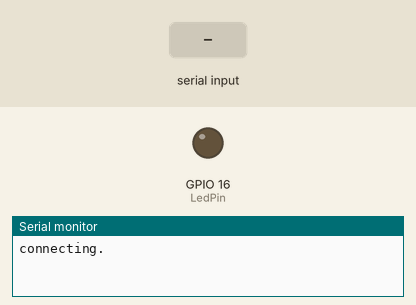
This sketch was run on a simulated ESP8266 (NodeMCU). Shown: output pins drawn as LEDs (lit = HIGH), the last lines printed to the serial monitor. The inputs (shaded band) are chosen by the test bench. WiFi joins after 1.5 s; servers stay silent unless stated; the Firebase database answers and starts empty.

Above: at 0.1 s.
At 2.7 s:
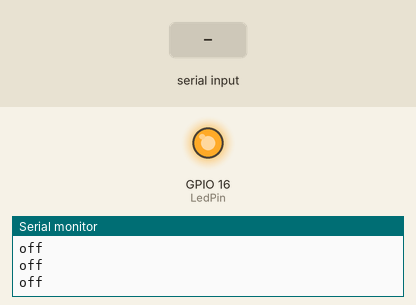
2.8 s: "t" received over Serial
5.3 s: "90,45\n" received over Serial
Timing chart, 0 to 8.3 s (numbered marks = the images above; inputs shaded):
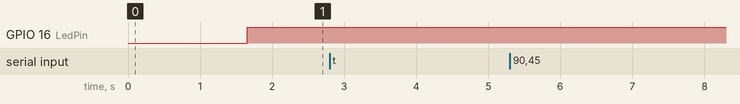

The sketch:

ESP_Receber-Firebase.ino
```cpp
#include <FirebaseESP8266.h>
#if defined(ESP32)
  #include <WiFi.h>
#elif defined(ESP8266)
  #include <ESP8266WiFi.h>
#endif

#define WIFI_SSID "Silvania Cunha" // your wifi SSID
#define WIFI_PASSWORD "12345678" //your wifi PASSWORD

#define LedPin 16         // pin d0 as toggle pin
#define FIREBASE_HOST "toggle-button-20dbb-default-rtdb.firebaseio.com" // change here
#define FIREBASE_AUTH "sKzn6wSTxCWaTsL61zPIQCwZQYAcMkx1OGkj8Nhe"  // your private key
FirebaseData firebaseData;

void setup ()
{
  pinMode(LedPin, OUTPUT);
  Serial.begin(9600);
  // connect to wifi.
  WiFi.begin(WIFI_SSID, WIFI_PASSWORD);
  Serial.print("connecting");
  while (WiFi.status() != WL_CONNECTED) {
    Serial.print(".");
    delay(500);
  }
  Serial.println();
  Serial.print("connected: ") ;
  Serial.println(WiFi.localIP());
  Firebase.begin(FIREBASE_HOST, FIREBASE_AUTH);
  Firebase.reconnectWiFi(true);
}
void loop ()
{
  if(Firebase.getString(firebaseData, "/Led1Status"))
  {
    String ledstatus = firebaseData.stringData();
    if(ledstatus.toInt() == 1){
      digitalWrite(LedPin, LOW);
      Serial.println("on");
    }
    else {
      digitalWrite(LedPin, HIGH);
      Serial.println("off");
    }
  }else{
    Serial.print("Error in getInt, ");
    Serial.println(firebaseData.errorReason());
  }

  if(Serial.available()>0){
/*    char str[Serial.readString().length()] = Serial.readString()+"";
    if(str.substring(0,1) == 't'){
      float t = str.substring(1);
    }else{
      float u = str.substring(1);
    }*/
    String str = Serial.readString().substring(0,1);
    if(str.equals("t")){
      Serial.println("Temperatura");
    }else{
      Serial.println("Umidade");
    }
    /*switch (str) {
      case "t":
        Serial.println("Temperatura");
        break;
      case "u":
        Serial.println("Umidade");
        break;
    }*/
    //Firebase.setInt(firebaseData, "/Temperatura", t);
  }
}
```
